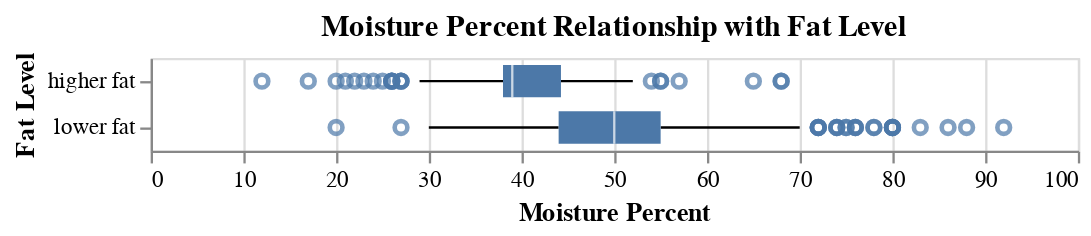

Here is the notebook cell this chart was saved with:
### Markdown cell above
Now lets see if there is any relationship between Moisture Percent and Fat level

### Code cell
# Plot MoisturePercent againt FatLevel 
MoisturePercent_plot = alt.Chart(cheese_df).mark_boxplot().encode(
                        alt.X('MoisturePercent', title='Moisture Percent'),
                        alt.Y('FatLevel', title='Fat Level')).properties(title='Moisture Percent Relationship with Fat Level')
MoisturePercent_plot

### Figure 1 — Vega-Lite specification as saved in the notebook (floating-point values rounded to 4 significant figures; data arrays with more than 128 entries replaced by an {"elided": "..."} marker saying what was removed)
{"config": {"view": {"continuousWidth": 400, "continuousHeight": 300}}, "data": {"name": "data-9e1ead429797596045ea8f1ed08573dc"}, "mark": "boxplot", "encoding": {"x": {"field": "MoisturePercent", "title": "Moisture Percent", "type": "quantitative"}, "y": {"field": "FatLevel", "title": "Fat Level", "type": "nominal"}}, "title": "Moisture Percent Relationship with Fat Level", "$schema": "https://vega.github.io/schema/vega-lite/v4.17.0.json", "datasets": {"data-9e1ead429797596045ea8f1ed08573dc": {"elided": "1042 records"}}}
